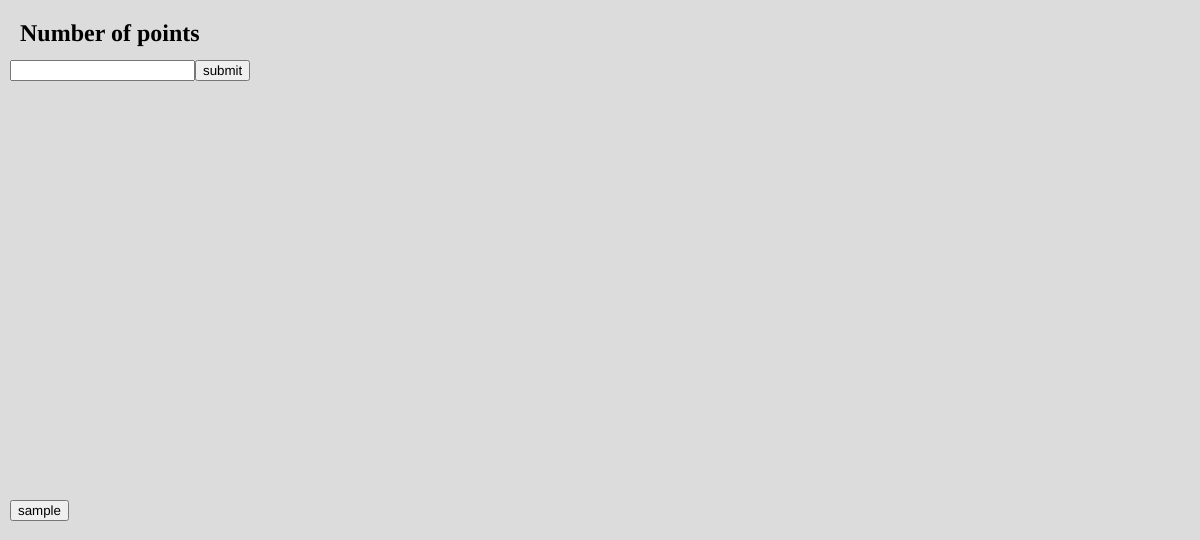
Frame 1 (no input)
Frame 60 (no input): identical to frame 1, image omitted
Frame 120 (the mouse pressed at the canvas centre since frame 60): identical to frame 1, image omitted

The p5.js sketch that drew this single still picture (run headless with seeded random() and noise() and a simulated clock; from frame 60 on, the mouse is pressed at the canvas centre):

// p5.js sketch
// ── sketch.js
let input, button, sampleButton;
let givenPointsX = [], givenPointsY = [], 
    samplePointsX = [], samplePointsY = [],
    samplePoints = [], numPoints = 0, countPoints = 0,
    segmentedX = [], segmentedY = [];
let randomSize = 50;
let state = "starting";

function setup() { 
    createCanvas(1200, 540);

    input = createInput();
    input.position(10,60);

    button = createButton('submit');
    button.position(input.x + input.width, 60);
    button.mousePressed(startToWrite);
    
    let numPointsInput = createElement('h2', 'Number of points');
    numPointsInput.position(20,0);
    
    sampleButton = createButton('sample');
    sampleButton.position(input.x, 500);
    sampleButton.mousePressed(sample);

} 

function draw() { 
    background(220);
    for (let i = 1; i<givenPointsX.length; i++) {
        stroke('purple');
        strokeWeight(10);
        point(givenPointsX[i],givenPointsY[i]);
        if(i<givenPointsX.length-1 && givenPointsX.length > 1){
            stroke(0);
            strokeWeight(3);
            line(givenPointsX[i],givenPointsY[i],givenPointsX[i+1],givenPointsY[i+1]);
        }
    }
    
    strokeWeight(5);
    stroke('red');
    for (let j = 0; j<samplePointsX.length; j++) {
        point(samplePointsX[j], samplePointsY[j]);
    }
}

function startToWrite() {
    countPoints = -1;
    numPoints = input.value();
    input.value('');
    state = "drawing";
    givenPointsX = [];
    givenPointsY = [];
    samplePointsX = [];
    samplePointsY = [];
}

function mouseClicked() {
    if (countPoints < numPoints && state == "drawing") {
        givenPointsX.push(mouseX);
        givenPointsY.push(mouseY);
        countPoints++;
    }
    else if (countPoints == numPoints) {
        state = "sampling"
    }
}

function sample() {
    let actual = givenPointsX[2];
    let actual_idx = 2;
    for (let i = 0; i<randomSize; i++) {
        let x = givenPointsX[1] + i*(givenPointsX[givenPointsX.length-1] - givenPointsX[1])/(randomSize);
        
        let y = (givenPointsY[actual_idx]-givenPointsY[actual_idx-1])/(givenPointsX[actual_idx]-givenPointsX[actual_idx-1])*(x-givenPointsX[actual_idx-1])+givenPointsY[actual_idx-1];
        //y = 200;
        if ( x >= actual) {
            actual = givenPointsX[++actual_idx];
        }
        samplePointsX.push(x/*+random(-15,15)*/);
        samplePointsY.push(y+random(-15,15));
    }
    console.log(samplePointsX.length + " " + samplePointsY.length);
    state = "showpoints";
}

function segmentedLeastSquares() {

}
